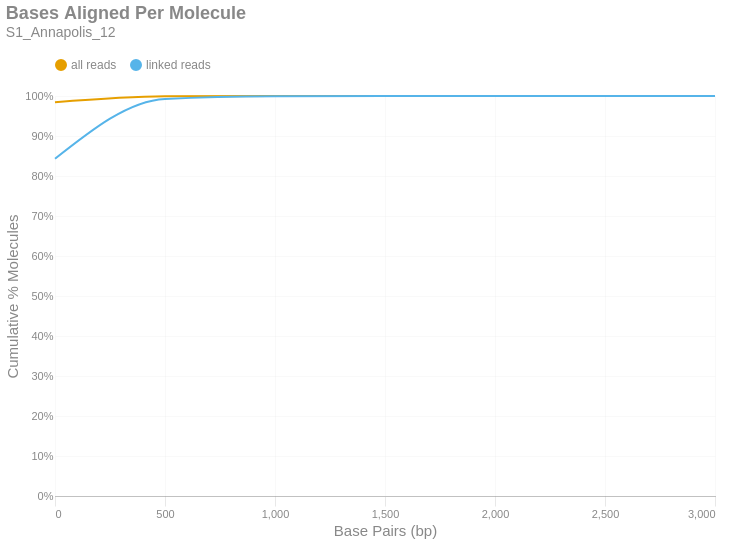

The notebook cell saved with this chart:
### Markdown cell above
### Bases Aligned Per Molecule
This is a cumulative frequency distribution showing the number of base pairs aligned per unique molecule. These data are shown in 500 bp bins. There are two distributions: one with `all reads` (yellow) and another with only `linked reads` (blue). The percent of molecules in the `linked reads` distribution is relative to the total number of linked molecules.

### Code cell
if SKIPLR:
    print_html(f"Skipped")
else:
    binned_df = consolidated_hist(valids['aligned_bp'], mask, 500, True)
    with SafeRender(binned_df):
        (
            density_plot(binned_df, 'Bases Aligned Per Molecule', samplename, 'basesper')
            .encode(
                x=alt.X('bin:Q', title="Base Pairs (bp)").axis(tickMinStep=500).scale(padding=0),
                y=alt.Y('value:Q', title='Cumulative % Molecules')
                    .axis(format='%')
                    .scale(domain = [0,1])
                    .stack(False),
                color=alt.Color("key:N").scale(domain = ["all reads", "linked reads"]),
                tooltip = [
                    alt.Tooltip("key:N", title = "Data Type"),
                    alt.Tooltip("range_label:N", title="Bases Aligned Per Molecule"),
                    alt.Tooltip("value:Q", format = ".2%", title="% Molecules (Cum.)")
                ]
            )
        ).display()

### Figure 1 — Vega-Lite specification as saved in the notebook (floating-point values rounded to 4 significant figures)
{"width": "container", "height": 400, "config": {"title": {"anchor": "start", "dy": -15, "fontSize": 18, "color": "#888888", "subtitleColor": "#888888", "subtitleFontSize": 14}, "arc": {"fill": "#0072B2"}, "axis": {"domainColor": "#888888", "domainWidth": 0.5, "gridWidth": 0.2, "grid": false, "titleFontWeight": 400, "titleFontSize": 15, "labelFontSize": 11, "labelColor": "#888888", "tickColor": "#888888", "tickWidth": 0.2, "titleColor": "#888888"}, "axisBand": {"grid": false}, "axisX": {"grid": true, "tickSize": 10, "domainCap": "round"}, "axisY": {"domain": false, "grid": true, "tickSize": 0, "domainCap": "round"}, "background": "transparent", "header": {"labelFontSize": 15, "labelColor": "#888888", "titleFontSize": 15, "titleFontWeight": 600, "titleColor": "#888888"}, "legend": {"labelFont": "sans-serif", "labelFontSize": 12, "labelColor": "#888888", "symbolSize": 100, "symbolType": "circle", "titleFontSize": 12, "titlePadding": 10, "titleColor": "#888888", "title": null, "orient": "top"}, "range": {"category": ["#E69F00", "#56B4E9", "#009E73", "#F0E442", "#0072B2", "#D55E00", "#CC79A7", "#000000"], "diverging": ["#cfe8f3", "#a2d4ec", "#73bfe2", "#46abdb", "#1696d2", "#12719e"]}, "area": {"fill": "#0072B2", "fillOpacity": 0.7, "line": true, "strokeOpacity": 0.7}, "line": {"color": "#0072B2", "stroke": "#0072B2", "strokeWidth": 2}, "trail": {"color": "#0072B2", "stroke": "#0072B2", "strokeWidth": 0, "size": 1}, "point": {"filled": true, "fillOpacity": 1.0, "size": 95}, "text": {"color": "#888888", "fontSize": 11, "align": "right", "fontWeight": 400, "size": 11}, "bar": {"fill": "#0072B2", "stroke": null}, "view": {"stroke": null, "continuousWidth": 660, "continuousHeight": 400}}, "data": {"name": "data-7b391d1339848b96d12e4994f64f4a8b"}, "mark": {"type": "line", "interpolate": "monotone", "point": {"opacity": 0, "size": 275}}, "encoding": {"color": {"field": "key", "scale": {"domain": ["all reads", "linked reads"]}, "type": "nominal"}, "tooltip": [{"field": "key", "title": "Data Type", "type": "nominal"}, {"field": "range_label", "title": "Bases Aligned Per Molecule", "type": "nominal"}, {"field": "value", "format": ".2%", "title": "% Molecules (Cum.)", "type": "quantitative"}], "x": {"axis": {"tickMinStep": 500}, "field": "bin", "scale": {"padding": 0}, "title": "Base Pairs (bp)", "type": "quantitative"}, "y": {"axis": {"format": "%"}, "field": "value", "scale": {"domain": [0, 1]}, "stack": false, "title": "Cumulative % Molecules", "type": "quantitative"}}, "params": [{"name": "param_c36ac31b6afebe62", "select": {"type": "point", "fields": ["key"]}, "bind": "legend"}], "title": {"text": "Bases Aligned Per Molecule", "subtitle": "S1_Annapolis_12"}, "transform": [{"fold": ["all reads (cumsum)", "linked reads (cumsum)"]}, {"calculate": "replace(datum.key, ' (cumsum)', '')", "as": "key"}, {"filter": {"param": "param_c36ac31b6afebe62"}}], "usermeta": {"embedOptions": {"downloadFileName": "S1_Annapolis_12.basesper"}}, "$schema": "https://vega.github.io/schema/vega-lite/v6.1.0.json", "datasets": {"data-7b391d1339848b96d12e4994f64f4a8b": [{"bin": "0.0", "interval": "0.0-500.0", "all reads": 0.9844, "linked reads": 0.8429, "all reads (cumsum)": 0.9844, "linked reads (cumsum)": 0.8429, "range_label": "0-499"}, {"bin": "500.0", "interval": "500.0-1000.0", "all reads": 0.01489, "linked reads": 0.1496, "all reads (cumsum)": 0.9993, "linked reads (cumsum)": 0.9925, "range_label": "500-999"}, {"bin": "1000.0", "interval": "1000.0-1500.0", "all reads": 0.0006689, "linked reads": 0.006835, "all reads (cumsum)": 0.9999, "linked reads (cumsum)": 0.9994, "range_label": "1000-1499"}, {"bin": "1500.0", "interval": "1500.0-2000.0", "all reads": 5.301e-05, "linked reads": 0.0005475, "all reads (cumsum)": 1.0, "linked reads (cumsum)": 0.9999, "range_label": "1500-1999"}, {"bin": "2000.0", "interval": "2000.0-2500.0", "all reads": 5.402e-06, "linked reads": 5.652e-05, "all reads (cumsum)": 1.0, "linked reads (cumsum)": 1.0, "range_label": "2000-2499"}, {"bin": "2500.0", "interval": "2500.0-3000.0", "all reads": 1.688e-06, "linked reads": 1.766e-05, "all reads (cumsum)": 1.0, "linked reads (cumsum)": 1.0, "range_label": "2500-2999"}, {"bin": "3000.0", "interval": "3000.0-3500.0", "all reads": 3.377e-07, "linked reads": 3.532e-06, "all reads (cumsum)": 1.0, "linked reads (cumsum)": 1.0, "range_label": "3000-3499"}]}}
